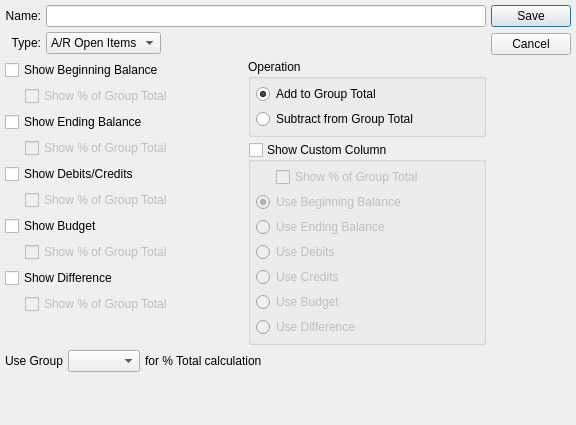
<?xml version="1.0" encoding="UTF-8"?>
<ui version="4.0">
 <comment>This file is part of the xTuple ERP: PostBooks Edition, a free and
open source Enterprise Resource Planning software suite,
Copyright (c) 1999-2010 by OpenMFG LLC, d/b/a xTuple.
It is licensed to you under the Common Public Attribution License
version 1.0, the full text of which (including xTuple-specific Exhibits)
is available at www.xtuple.com/CPAL.  By using this software, you agree
to be bound by its terms.</comment>
 <class>financialLayoutSpecial</class>
 <widget class="QDialog" name="financialLayoutSpecial">
  <property name="geometry">
   <rect>
    <x>0</x>
    <y>0</y>
    <width>576</width>
    <height>425</height>
   </rect>
  </property>
  <property name="windowTitle">
   <string>Financial Report Special</string>
  </property>
  <layout class="QGridLayout" name="gridLayout">
   <item row="0" column="0">
    <layout class="QVBoxLayout">
     <property name="spacing">
      <number>0</number>
     </property>
     <item>
      <layout class="QVBoxLayout">
       <property name="spacing">
        <number>5</number>
       </property>
       <item>
        <layout class="QGridLayout">
         <item row="0" column="1">
          <widget class="QLineEdit" name="_name"/>
         </item>
         <item row="0" column="0">
          <widget class="QLabel" name="_nameLbl">
           <property name="text">
            <string>Name:</string>
           </property>
           <property name="alignment">
            <set>Qt::AlignRight|Qt::AlignTrailing|Qt::AlignVCenter</set>
           </property>
          </widget>
         </item>
         <item row="1" column="1">
          <layout class="QHBoxLayout">
           <item>
            <widget class="QComboBox" name="_type">
             <item>
              <property name="text">
               <string>A/R Open Items</string>
              </property>
             </item>
             <item>
              <property name="text">
               <string>A/P Open Items</string>
              </property>
             </item>
            </widget>
           </item>
           <item>
            <spacer>
             <property name="orientation">
              <enum>Qt::Horizontal</enum>
             </property>
             <property name="sizeType">
              <enum>QSizePolicy::Expanding</enum>
             </property>
             <property name="sizeHint" stdset="0">
              <size>
               <width>40</width>
               <height>20</height>
              </size>
             </property>
            </spacer>
           </item>
          </layout>
         </item>
         <item row="1" column="0">
          <widget class="QLabel" name="_nameLbl_2">
           <property name="text">
            <string>Type:</string>
           </property>
           <property name="alignment">
            <set>Qt::AlignRight|Qt::AlignTrailing|Qt::AlignVCenter</set>
           </property>
          </widget>
         </item>
        </layout>
       </item>
       <item>
        <layout class="QHBoxLayout">
         <item>
          <layout class="QHBoxLayout">
           <property name="spacing">
            <number>0</number>
           </property>
           <item>
            <layout class="QVBoxLayout">
             <item>
              <widget class="QCheckBox" name="_showBeginning">
               <property name="text">
                <string>Show Beginning Balance</string>
               </property>
              </widget>
             </item>
             <item>
              <layout class="QHBoxLayout">
               <property name="spacing">
                <number>0</number>
               </property>
               <item>
                <spacer>
                 <property name="orientation">
                  <enum>Qt::Horizontal</enum>
                 </property>
                 <property name="sizeType">
                  <enum>QSizePolicy::Fixed</enum>
                 </property>
                 <property name="sizeHint" stdset="0">
                  <size>
                   <width>20</width>
                   <height>16</height>
                  </size>
                 </property>
                </spacer>
               </item>
               <item>
                <widget class="QCheckBox" name="_showBeginningPrcnt">
                 <property name="enabled">
                  <bool>false</bool>
                 </property>
                 <property name="text">
                  <string>Show % of Group Total</string>
                 </property>
                </widget>
               </item>
              </layout>
             </item>
             <item>
              <widget class="QCheckBox" name="_showEnding">
               <property name="text">
                <string>Show Ending Balance</string>
               </property>
              </widget>
             </item>
             <item>
              <layout class="QHBoxLayout">
               <property name="spacing">
                <number>0</number>
               </property>
               <item>
                <spacer>
                 <property name="orientation">
                  <enum>Qt::Horizontal</enum>
                 </property>
                 <property name="sizeType">
                  <enum>QSizePolicy::Fixed</enum>
                 </property>
                 <property name="sizeHint" stdset="0">
                  <size>
                   <width>20</width>
                   <height>16</height>
                  </size>
                 </property>
                </spacer>
               </item>
               <item>
                <widget class="QCheckBox" name="_showEndingPrcnt">
                 <property name="enabled">
                  <bool>false</bool>
                 </property>
                 <property name="text">
                  <string>Show % of Group Total</string>
                 </property>
                </widget>
               </item>
              </layout>
             </item>
             <item>
              <widget class="QCheckBox" name="_showDB">
               <property name="text">
                <string>Show Debits/Credits</string>
               </property>
              </widget>
             </item>
             <item>
              <layout class="QHBoxLayout">
               <property name="spacing">
                <number>0</number>
               </property>
               <item>
                <spacer>
                 <property name="orientation">
                  <enum>Qt::Horizontal</enum>
                 </property>
                 <property name="sizeType">
                  <enum>QSizePolicy::Fixed</enum>
                 </property>
                 <property name="sizeHint" stdset="0">
                  <size>
                   <width>20</width>
                   <height>16</height>
                  </size>
                 </property>
                </spacer>
               </item>
               <item>
                <widget class="QCheckBox" name="_showDBPrcnt">
                 <property name="enabled">
                  <bool>false</bool>
                 </property>
                 <property name="text">
                  <string>Show % of Group Total</string>
                 </property>
                </widget>
               </item>
              </layout>
             </item>
             <item>
              <widget class="QCheckBox" name="_showBudget">
               <property name="text">
                <string>Show Budget</string>
               </property>
              </widget>
             </item>
             <item>
              <layout class="QHBoxLayout">
               <property name="spacing">
                <number>0</number>
               </property>
               <item>
                <spacer>
                 <property name="orientation">
                  <enum>Qt::Horizontal</enum>
                 </property>
                 <property name="sizeType">
                  <enum>QSizePolicy::Fixed</enum>
                 </property>
                 <property name="sizeHint" stdset="0">
                  <size>
                   <width>20</width>
                   <height>16</height>
                  </size>
                 </property>
                </spacer>
               </item>
               <item>
                <widget class="QCheckBox" name="_showBudgetPrcnt">
                 <property name="enabled">
                  <bool>false</bool>
                 </property>
                 <property name="text">
                  <string>Show % of Group Total</string>
                 </property>
                </widget>
               </item>
              </layout>
             </item>
             <item>
              <widget class="QCheckBox" name="_showDiff">
               <property name="text">
                <string>Show Difference</string>
               </property>
              </widget>
             </item>
             <item>
              <layout class="QHBoxLayout">
               <property name="spacing">
                <number>0</number>
               </property>
               <item>
                <spacer>
                 <property name="orientation">
                  <enum>Qt::Horizontal</enum>
                 </property>
                 <property name="sizeType">
                  <enum>QSizePolicy::Fixed</enum>
                 </property>
                 <property name="sizeHint" stdset="0">
                  <size>
                   <width>20</width>
                   <height>16</height>
                  </size>
                 </property>
                </spacer>
               </item>
               <item>
                <widget class="QCheckBox" name="_showDiffPrcnt">
                 <property name="enabled">
                  <bool>false</bool>
                 </property>
                 <property name="text">
                  <string>Show % of Group Total</string>
                 </property>
                </widget>
               </item>
              </layout>
             </item>
             <item>
              <spacer>
               <property name="orientation">
                <enum>Qt::Vertical</enum>
               </property>
               <property name="sizeType">
                <enum>QSizePolicy::Preferred</enum>
               </property>
               <property name="sizeHint" stdset="0">
                <size>
                 <width>20</width>
                 <height>26</height>
                </size>
               </property>
              </spacer>
             </item>
            </layout>
           </item>
          </layout>
         </item>
         <item>
          <layout class="QVBoxLayout">
           <item>
            <layout class="QVBoxLayout">
             <item>
              <widget class="QGroupBox" name="_operationGroup">
               <property name="title">
                <string>Operation</string>
               </property>
               <layout class="QVBoxLayout">
                <item>
                 <widget class="QRadioButton" name="_add">
                  <property name="text">
                   <string>Add to Group Total</string>
                  </property>
                  <property name="checked">
                   <bool>true</bool>
                  </property>
                 </widget>
                </item>
                <item>
                 <widget class="QRadioButton" name="_subtract">
                  <property name="text">
                   <string>Subtract from Group Total</string>
                  </property>
                 </widget>
                </item>
               </layout>
              </widget>
             </item>
             <item>
              <widget class="QGroupBox" name="_showCustom">
               <property name="title">
                <string>Show Custom Column</string>
               </property>
               <property name="checkable">
                <bool>true</bool>
               </property>
               <property name="checked">
                <bool>false</bool>
               </property>
               <layout class="QVBoxLayout">
                <item>
                 <layout class="QHBoxLayout">
                  <property name="spacing">
                   <number>0</number>
                  </property>
                  <item>
                   <spacer>
                    <property name="orientation">
                     <enum>Qt::Horizontal</enum>
                    </property>
                    <property name="sizeType">
                     <enum>QSizePolicy::Fixed</enum>
                    </property>
                    <property name="sizeHint" stdset="0">
                     <size>
                      <width>20</width>
                      <height>16</height>
                     </size>
                    </property>
                   </spacer>
                  </item>
                  <item>
                   <widget class="QCheckBox" name="_showCustomPrcnt">
                    <property name="text">
                     <string>Show % of Group Total</string>
                    </property>
                   </widget>
                  </item>
                 </layout>
                </item>
                <item>
                 <layout class="QVBoxLayout">
                  <item>
                   <widget class="QRadioButton" name="_customUseBeginning">
                    <property name="text">
                     <string>Use Beginning Balance</string>
                    </property>
                    <property name="checked">
                     <bool>true</bool>
                    </property>
                   </widget>
                  </item>
                  <item>
                   <widget class="QRadioButton" name="_customUseEnding">
                    <property name="text">
                     <string>Use Ending Balance</string>
                    </property>
                   </widget>
                  </item>
                  <item>
                   <widget class="QRadioButton" name="_customUseDebits">
                    <property name="text">
                     <string>Use Debits</string>
                    </property>
                   </widget>
                  </item>
                  <item>
                   <widget class="QRadioButton" name="_customUseCredits">
                    <property name="text">
                     <string>Use Credits</string>
                    </property>
                   </widget>
                  </item>
                  <item>
                   <widget class="QRadioButton" name="_customUseBudget">
                    <property name="text">
                     <string>Use Budget</string>
                    </property>
                   </widget>
                  </item>
                  <item>
                   <widget class="QRadioButton" name="_customUseDiff">
                    <property name="text">
                     <string>Use Difference</string>
                    </property>
                   </widget>
                  </item>
                 </layout>
                </item>
               </layout>
              </widget>
             </item>
            </layout>
           </item>
           <item>
            <spacer>
             <property name="orientation">
              <enum>Qt::Vertical</enum>
             </property>
             <property name="sizeType">
              <enum>QSizePolicy::Preferred</enum>
             </property>
             <property name="sizeHint" stdset="0">
              <size>
               <width>20</width>
               <height>0</height>
              </size>
             </property>
            </spacer>
           </item>
          </layout>
         </item>
        </layout>
       </item>
       <item>
        <layout class="QHBoxLayout">
         <item>
          <widget class="QLabel" name="_groupLit">
           <property name="text">
            <string>Use Group</string>
           </property>
          </widget>
         </item>
         <item>
          <widget class="XComboBox" name="_group"/>
         </item>
         <item>
          <widget class="QLabel" name="_groupLit2">
           <property name="text">
            <string>for % Total calculation</string>
           </property>
          </widget>
         </item>
         <item>
          <spacer>
           <property name="orientation">
            <enum>Qt::Horizontal</enum>
           </property>
           <property name="sizeType">
            <enum>QSizePolicy::Expanding</enum>
           </property>
           <property name="sizeHint" stdset="0">
            <size>
             <width>61</width>
             <height>20</height>
            </size>
           </property>
          </spacer>
         </item>
        </layout>
       </item>
      </layout>
     </item>
     <item>
      <spacer>
       <property name="orientation">
        <enum>Qt::Vertical</enum>
       </property>
       <property name="sizeType">
        <enum>QSizePolicy::Expanding</enum>
       </property>
       <property name="sizeHint" stdset="0">
        <size>
         <width>16</width>
         <height>44</height>
        </size>
       </property>
      </spacer>
     </item>
    </layout>
   </item>
   <item row="0" column="1">
    <widget class="QDialogButtonBox" name="_buttonBox">
     <property name="orientation">
      <enum>Qt::Vertical</enum>
     </property>
     <property name="standardButtons">
      <set>QDialogButtonBox::Cancel|QDialogButtonBox::Save</set>
     </property>
    </widget>
   </item>
  </layout>
 </widget>
 <layoutdefault spacing="5" margin="5"/>
 <pixmapfunction>qPixmapFromMimeSource</pixmapfunction>
 <customwidgets>
  <customwidget>
   <class>XComboBox</class>
   <extends>QComboBox</extends>
   <header>xcombobox.h</header>
  </customwidget>
 </customwidgets>
 <tabstops>
  <tabstop>_name</tabstop>
  <tabstop>_type</tabstop>
  <tabstop>_showBeginning</tabstop>
  <tabstop>_showBeginningPrcnt</tabstop>
  <tabstop>_showEnding</tabstop>
  <tabstop>_showEndingPrcnt</tabstop>
  <tabstop>_showDB</tabstop>
  <tabstop>_showDBPrcnt</tabstop>
  <tabstop>_showBudget</tabstop>
  <tabstop>_showBudgetPrcnt</tabstop>
  <tabstop>_showDiff</tabstop>
  <tabstop>_showDiffPrcnt</tabstop>
  <tabstop>_add</tabstop>
  <tabstop>_showCustomPrcnt</tabstop>
  <tabstop>_customUseBeginning</tabstop>
  <tabstop>_customUseEnding</tabstop>
  <tabstop>_customUseDebits</tabstop>
  <tabstop>_customUseCredits</tabstop>
  <tabstop>_customUseBudget</tabstop>
  <tabstop>_customUseDiff</tabstop>
  <tabstop>_group</tabstop>
 </tabstops>
 <resources/>
 <connections>
  <connection>
   <sender>_buttonBox</sender>
   <signal>rejected()</signal>
   <receiver>financialLayoutSpecial</receiver>
   <slot>reject()</slot>
   <hints>
    <hint type="sourcelabel">
     <x>581</x>
     <y>225</y>
    </hint>
    <hint type="destinationlabel">
     <x>20</x>
     <y>20</y>
    </hint>
   </hints>
  </connection>
  <connection>
   <sender>_showBudget</sender>
   <signal>toggled(bool)</signal>
   <receiver>_showBudgetPrcnt</receiver>
   <slot>setEnabled(bool)</slot>
   <hints>
    <hint type="sourcelabel">
     <x>20</x>
     <y>20</y>
    </hint>
    <hint type="destinationlabel">
     <x>20</x>
     <y>20</y>
    </hint>
   </hints>
  </connection>
  <connection>
   <sender>_showDB</sender>
   <signal>toggled(bool)</signal>
   <receiver>_showDBPrcnt</receiver>
   <slot>setEnabled(bool)</slot>
   <hints>
    <hint type="sourcelabel">
     <x>20</x>
     <y>20</y>
    </hint>
    <hint type="destinationlabel">
     <x>20</x>
     <y>20</y>
    </hint>
   </hints>
  </connection>
  <connection>
   <sender>_showEnding</sender>
   <signal>toggled(bool)</signal>
   <receiver>_showEndingPrcnt</receiver>
   <slot>setEnabled(bool)</slot>
   <hints>
    <hint type="sourcelabel">
     <x>20</x>
     <y>20</y>
    </hint>
    <hint type="destinationlabel">
     <x>20</x>
     <y>20</y>
    </hint>
   </hints>
  </connection>
  <connection>
   <sender>_showDiff</sender>
   <signal>toggled(bool)</signal>
   <receiver>_showDiffPrcnt</receiver>
   <slot>setEnabled(bool)</slot>
   <hints>
    <hint type="sourcelabel">
     <x>20</x>
     <y>20</y>
    </hint>
    <hint type="destinationlabel">
     <x>20</x>
     <y>20</y>
    </hint>
   </hints>
  </connection>
  <connection>
   <sender>_showBeginning</sender>
   <signal>toggled(bool)</signal>
   <receiver>_showBeginningPrcnt</receiver>
   <slot>setEnabled(bool)</slot>
   <hints>
    <hint type="sourcelabel">
     <x>20</x>
     <y>20</y>
    </hint>
    <hint type="destinationlabel">
     <x>20</x>
     <y>20</y>
    </hint>
   </hints>
  </connection>
 </connections>
</ui>
